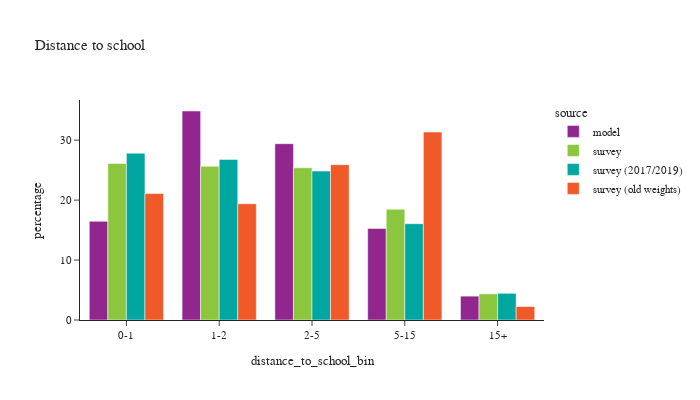

Source (notebook cell):
### Code cell
df_plot = df_students.loc[(~df_students['student_type'].isnull()) & (df_students['distance_to_school_bin'] != float('nan'))].groupby(['source','distance_to_school_bin',])['psexpfac'].sum().reset_index()
df_plot['percentage'] = df_plot.groupby(['source'], group_keys=False)['psexpfac']. \
    apply(lambda x: 100 * x / float(x.sum()))
# df_plot

df_plot_ct = df_students.loc[(~df_students['student_type'].isnull()) & (df_students['distance_to_school_bin'] != float('nan'))].groupby(['source','distance_to_school_bin'])['psexpfac'].count().reset_index().rename(columns={'psexpfac':'sample count'})
df_plot = df_plot.merge(df_plot_ct, on=['source','distance_to_school_bin'])


fig = px.bar(df_plot, x="distance_to_school_bin", y="percentage", color="source",barmode="group",
             hover_data=['sample count'],
             title="Distance to school")
fig.update_layout(height=400, width=700, font=dict(size=11))
fig.show()

### Figure 1 — Plotly figure (JSON) as saved in the notebook; plotly's stock layout.template omitted (floating-point values rounded to 4 significant figures)
{"data": [{"alignmentgroup": "True", "customdata": [[70074], [148432], [125212], [65054], [16945]], "hovertemplate": "source=model<br>distance_to_school_bin=%{x}<br>percentage=%{y}<br>sample count=%{customdata[0]}<extra></extra>", "legendgroup": "model", "marker": {"color": "#91268F", "pattern": {"shape": ""}}, "name": "model", "offsetgroup": "model", "orientation": "v", "showlegend": true, "textposition": "auto", "type": "bar", "x": ["0-1", "1-2", "2-5", "5-15", "15+"], "xaxis": "x", "y": [16.46, 34.87, 29.41, 15.28, 3.98], "yaxis": "y"}, {"alignmentgroup": "True", "customdata": [[226], [195], [237], [123], [31]], "hovertemplate": "source=survey<br>distance_to_school_bin=%{x}<br>percentage=%{y}<br>sample count=%{customdata[0]}<extra></extra>", "legendgroup": "survey", "marker": {"color": "#8CC63E", "pattern": {"shape": ""}}, "name": "survey", "offsetgroup": "survey", "orientation": "v", "showlegend": true, "textposition": "auto", "type": "bar", "x": ["0-1", "1-2", "2-5", "5-15", "15+"], "xaxis": "x", "y": [26.11, 25.65, 25.4, 18.48, 4.361], "yaxis": "y"}, {"alignmentgroup": "True", "customdata": [[214], [185], [225], [115], [31]], "hovertemplate": "source=survey (2017/2019)<br>distance_to_school_bin=%{x}<br>percentage=%{y}<br>sample count=%{customdata[0]}<extra></extra>", "legendgroup": "survey (2017/2019)", "marker": {"color": "#00A7A0", "pattern": {"shape": ""}}, "name": "survey (2017/2019)", "offsetgroup": "survey (2017/2019)", "orientation": "v", "showlegend": true, "textposition": "auto", "type": "bar", "x": ["0-1", "1-2", "2-5", "5-15", "15+"], "xaxis": "x", "y": [27.83, 26.79, 24.85, 16.07, 4.456], "yaxis": "y"}, {"alignmentgroup": "True", "customdata": [[110], [99], [156], [77], [9]], "hovertemplate": "source=survey (old weights)<br>distance_to_school_bin=%{x}<br>percentage=%{y}<br>sample count=%{customdata[0]}<extra></extra>", "legendgroup": "survey (old weights)", "marker": {"color": "#F05A28", "pattern": {"shape": ""}}, "name": "survey (old weights)", "offsetgroup": "survey (old weights)", "orientation": "v", "showlegend": true, "textposition": "auto", "type": "bar", "x": ["0-1", "1-2", "2-5", "5-15", "15+"], "xaxis": "x", "y": [21.09, 19.39, 25.91, 31.35, 2.25], "yaxis": "y"}], "layout": {"barmode": "group", "font": {"size": 11}, "height": 400, "legend": {"title": {"text": "source"}, "tracegroupgap": 0}, "title": {"text": "Distance to school"}, "width": 700, "xaxis": {"anchor": "y", "domain": [0.0, 1.0], "title": {"text": "distance_to_school_bin"}}, "yaxis": {"anchor": "x", "domain": [0.0, 1.0], "title": {"text": "percentage"}}}}
